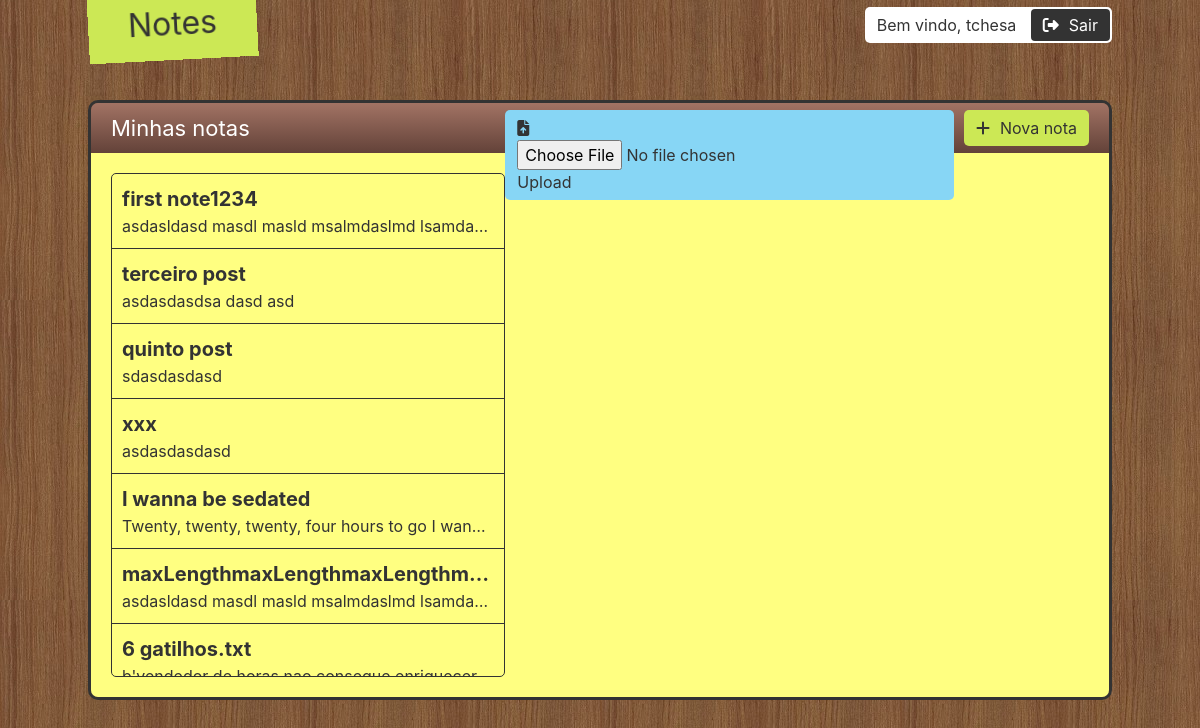
Before: / (signed in) with the older database file.
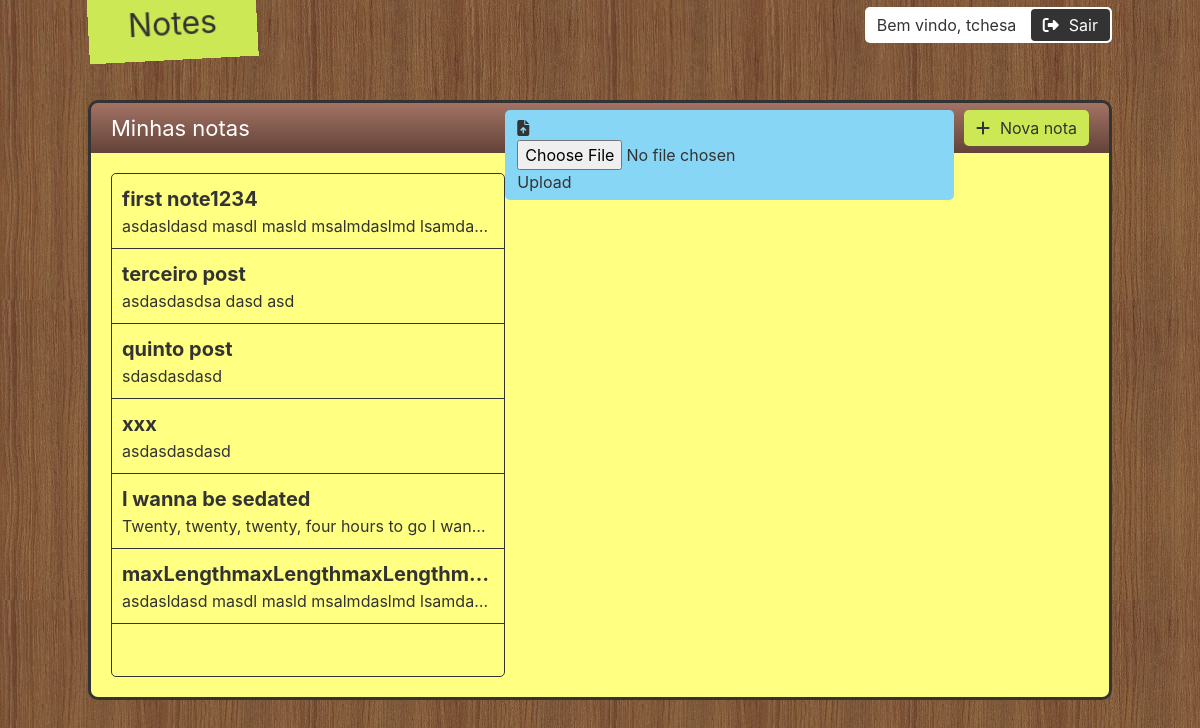
After: the same page with the newer database file.
### storage/models.py (models this page shows)
class Note(models.Model):
    user = models.ForeignKey(User, default=1, on_delete=models.CASCADE)
    title = models.CharField(max_length=120)
    content = models.TextField(null=True, blank=True)

### storage/views.py (the view)
# urls.py: path('', list_note_page),
@login_required
def list_note_page(request):
    notes = Note.objects.filter(user=request.user)
    context = {'notes': notes}
    return render(request, 'notes.html', context)

### templates/notes.html (shortened to what this page needs)
{% extends 'base.html' %}
{% block content %}
    <div class='book'>
        <div class='book-hd'>
            <span class='title'>Minhas notas</span>
            <a class='new' href='/new'>
                <i class="fas fa-plus"></i><span>Nova nota</span>
            </a>
            <a class='upload mr'>
                <form method='POST' action="/upload/" enctype="multipart/form-data">{% csrf_token %}
                    <i class="fas fa-file-upload"></i>
                    <span>
                        <input class="submit-button" type="file" accept=".txt" name="filename" placeholder="Upload"
                               onchange="form.submit()"/>Upload
                    </span>
                </form>
            </a>
        </div>
        <div class='book-bd'>
            <ul class='notes-list'>
                {% for note in notes %}
                    <li>
                        <a href='{{ note.id }}'>
                            <span class='title'>{{ note.title }}</span>
                            <span class='content'>{{ note.content }}</span>
                        </a>
                    </li>
                {% endfor %}
            </ul>
        </div>
    </div>
{% endblock %}

### templates/base.html (shortened to what this page needs)
<!doctype html>
<html lang="en">
<head>
    <link rel="stylesheet" href="https://stackpath.bootstrapcdn.com/bootstrap/4.3.1/css/bootstrap.min.css"
>
    {% load static %}
    <link rel='stylesheet' type='text/css' href='{% static "main.css" %}'>
</head>
<body>
<header>
    <a href='/'>
        <span class='logo'>Notes</span>
    </a>
    {% if user.is_authenticated %}
        <div class='user'>
            <span>Bem vindo, {{ user }}</span>
            <a class='logout' href='/logout'>
                <i class="fas fa-sign-out-alt"></i>Sair
            </a>
        </div>
    {% endif %}
</header>
<main>
    {% block content %}
    {% endblock %}
</main>
</body>
</html>

### static/main.css (style rules this page uses)
body { color: #333; background-color: #8A6143; background-image: url("bg.jpg"); background-repeat: repeat; }
* { outline: none; }
header, main { max-width: 1064px; padding-left: 20px; padding-right: 20px; margin: auto; }
header { position: fixed; left: 0; right: 0; top: 0; }
header .logo { display: inline-block; position: absolute; background-color: #CCE855; padding: 12px 40px 12px; font-size: 32px; color: #333; text-decoration: none; top: -12px; transform: rotate(-3deg); transition: .3s; }
header .user { float: right; background-color: white; padding: 2px; border-radius: 5px; margin: 7px 0; }
header .user > span { display: inline-block; padding: 4px 10px; }
header .user > a { display: inline-block; padding: 4px 12px; background-color: #333; color: white !important; border-radius: 4px; }
header .user > a > i { margin-right: 10px; }
main { margin-top: 100px; }
.book { height: calc(100vh - 200px); border-radius: 10px; border: 3px solid #333; overflow: hidden; }
.book .book-hd { height: 50px; background-image: linear-gradient(#A27364, #634239); padding: 0 20px; color: white; }
.book .book-hd .title { line-height: 50px; font-size: 22px; }
.book .book-hd a, .book .book-hd button { color: #333; float: right; padding: 6px 12px; margin: 7px 0; border-radius: 5px; text-decoration: none; border: 0 none; }
.book .book-hd a.mr { margin-right: 10px; }
.book .book-hd a i, .book .book-hd button i { margin-right: 10px; }
.book .book-hd .new { background-color: #CCE855; }
.book .book-hd .upload { background-color: #87D6F5; }
.book .book-bd { padding: 20px; background-color: #FFFF81; height: calc(100% - 50px); }
input { width: 100%; background-color: transparent; }
input::placeholder, textarea::placeholder { color: rgba(51, 51, 51, .6); font-style: italic; }
.book .notes-list { list-style: none; padding-left: 0; margin-bottom: 0; border: 1px solid #333; border-radius: 5px; height: 100%; overflow-y: auto; overflow-x: hidden; }
.book .notes-list li { position: relative; border-bottom: 1px solid #333; }
.book .notes-list li > a { display: block; padding: 10px; color: #333; transition: background-color .3s; }
.book .notes-list li .title { display: block; font-size: 20px; font-weight: bold; width: 100%; white-space: nowrap; overflow: hidden; text-overflow: ellipsis; }
.book .notes-list li .content { display: block; white-space: nowrap; text-overflow: ellipsis; overflow: hidden; }

Changed rows visible on the page:
removed Note: title "6 gatilhos.txt", content "b'vendedor de horas nao consegue enriquecer…"
